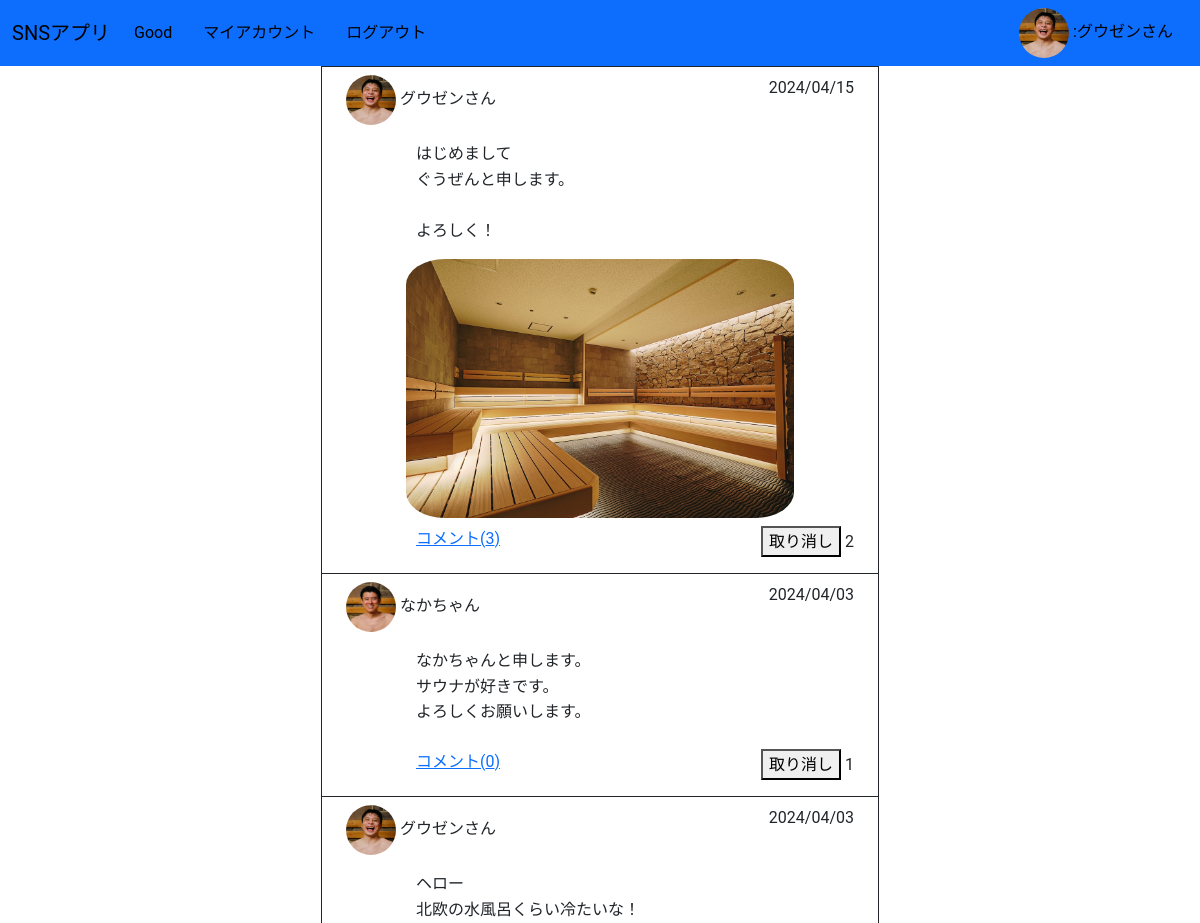
Page /sns/goods_view/ (signed in, upper part) on the earlier database version.
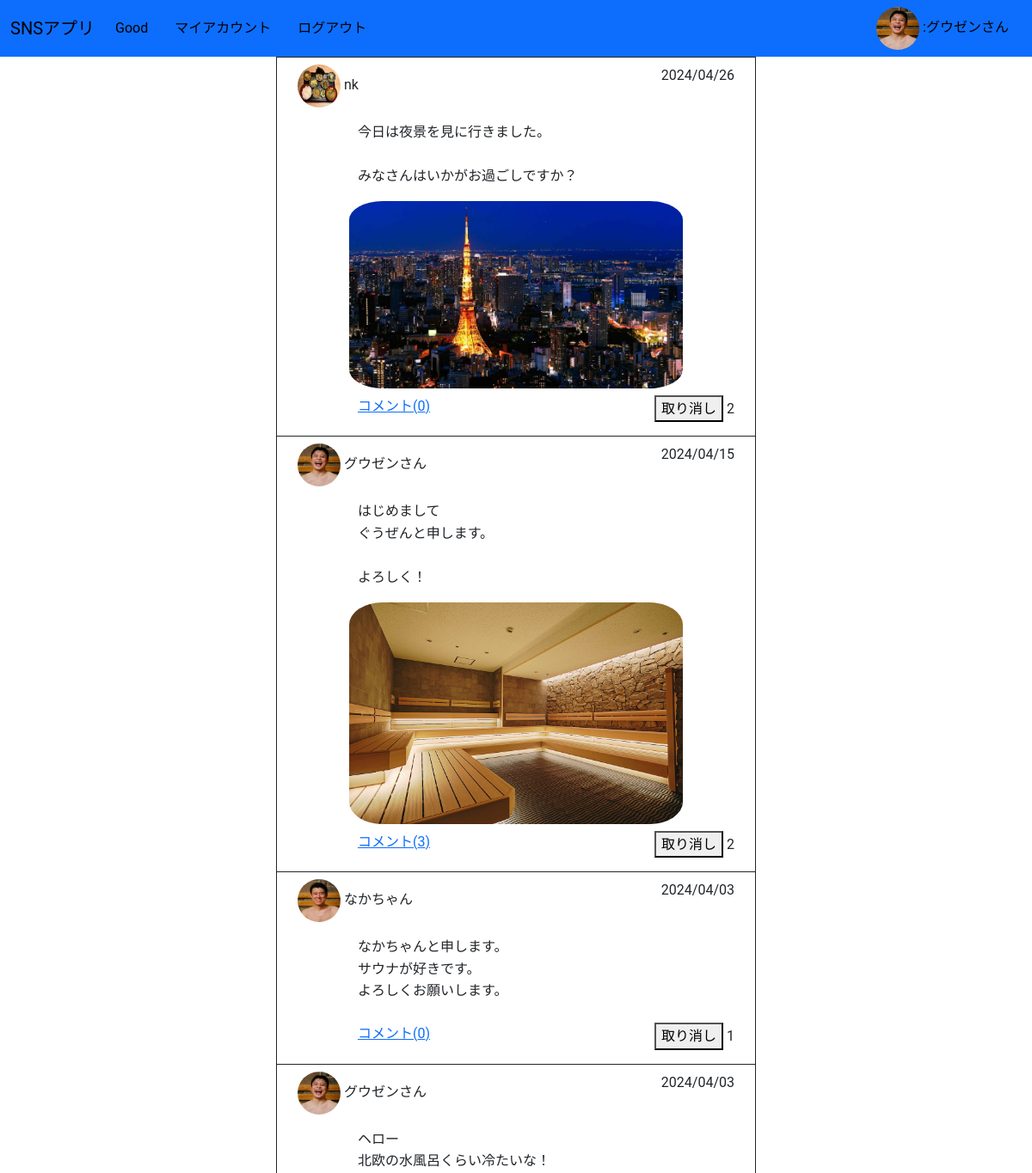
Same page on the later database version.
### security/models.py (models this page shows)
class CustomUser(AbstractUser):
    avatar=models.ImageField(upload_to='avatars/',null=True,blank=True)

### sns/models.py (models this page shows, shortened)
class Good(models.Model):
    owner=models.ForeignKey(settings.AUTH_USER_MODEL,on_delete=models.CASCADE,related_name='good_owner')
    message=models.ForeignKey(Message,on_delete=models.CASCADE)
    pub_date=models.DateTimeField(auto_now_add=True)
    class Meta:
        ordering=('-pub_date',)

class Message(models.Model):
    owner=models.ForeignKey(settings.AUTH_USER_MODEL,on_delete=models.CASCADE,related_name='message_owner')
    content=models.TextField(max_length=1000)
    photo=models.ImageField(upload_to='photo/',null=True,blank=True)
    good_count=models.IntegerField(default=0)
    pub_date=models.DateTimeField(auto_now_add=True)
    class Meta:
        ordering=('-pub_date',)

### sns/views.py (the view)
# urls.py: path('goods_view/',views.goods_view,name='goods_view'),
@login_required(login_url='/security/login')
def goods_view(request):
    goods=Good.objects.filter(owner=request.user)
    params={
        'goods':goods,
        'login_user':request.user,
    }
    return render(request,'sns/goods.html',params)

### sns/templates/sns/goods.html (shortened to what this page needs)
<!DOCTYPE html>
{% extends 'SNS_project/layout.html' %}
{% load static %}
{% block css %}
<link rel="stylesheet" href="{% static 'sns/index.css' %}">
{% endblock css %}
{% block content %}
<table class="votion">
    {% for good in goods %}
    <tr>
        <td class="px-4 py-2">
            <div class="d-flex justify-content-between">
                <div>
                    {% if good.message.owner.avatar %}
                    <img src="{{ good.message.owner.avatar.url }}" alt="{{ good.message.owner.first_name }}"
                        style="width: 50px; height: 50px;" class="rounded-circle">
                    {% else %}
                    <img src="../../../media/avatars/avatar-not-set.png" alt="画像未設定" style="width: 50px; height: 50px;"
                        class="rounded-circle">
                    {% endif %}
                    <span>{{good.message.owner.first_name}}</span>
                </div>
                <span>{{good.message.pub_date|date:"Y/m/d"}}</span>
            </div>
            <p class="pt-3 content_position">
                {{good.message.content|linebreaksbr}}
            </p>
            <div class="container">
                {% if good.message.photo %}
                <img src="{{good.message.photo.url}}" alt="投稿画像エラー" class="photo">
                {% endif %}
            </div>
            <div class="d-flex justify-content-between my-2 left">
                <div><a href="{% url 'sns:comment' good.message.id %}">コメント({{good.message.comments.count}})</a></div>
                <div>
                    <span><a href="{% url 'sns:good' good.message.id %}"><button>取り消し</button></a></span>
                    <span class="">{{good.message.good_count}}</span>
                </div>
            </div>
        </td>
    </tr>
    {% endfor %}
</table>
{% endblock content %}

### templates/SNS_project/layout.html (shortened to what this page needs)
<!DOCTYPE html>
<html lang="ja">
{% load static %}
<head>
    <link href="https://cdn.jsdelivr.net/npm/bootstrap@5.3.0/dist/css/bootstrap.min.css" rel="stylesheet"
>
    <link rel="stylesheet" href="{% static 'SNS_project/header.css' %}">
    {% block css %}{% endblock %}
</head>
<body>
    <header class="bg-primary fixed-top">
        <nav class="navbar navbar-expand-lg navbar-dark">
            <div class="container-fluid">
                <a class="navbar-brand" href="{% url 'sns:index' %}">SNSアプリ</a>
                <div class="collapse navbar-collapse" id="navbarNavDropdown">
                    <ul class="navbar-nav">
                        <li class="nav-item">
                            <a class="nav-link" href="{% url 'sns:goods_view' %}">Good</a>
                        </li>
                        <li class="nav-item">
                            <a class="nav-link" href="{% url 'sns:my_account' %}">マイアカウント</a>
                        </li>
                        <li class="nav-item">
                            <a class="nav-link" href="{% url 'security:logout' %}">ログアウト</a>
                        </li>
                    </ul>
                    <div class="ms-auto">
                        <a class="nav-link" href="{% url 'security:profile_edit' %}">
                            {% if login_user.avatar %}
                            <img src="{{ login_user.avatar.url }}" alt="Profile" style="width: 50px; height: 50px;"
                                class="rounded-circle">
                            {% else %}
                            <img src="../../../media/avatars/avatar-not-set.png" alt="Default"
                                style="width: 50px; height: 50px;" class="rounded-circle">
                            {% endif %}
                            :{{ login_user.first_name }}
                        </a>
                    </div>
                </div>
            </div>
        </nav>
    </header>
    <main class="container">
        <div class="content1">{% block content %}{% endblock %}</div>
    </main>
</body>
</html>

### static/SNS_project/header.css (style rules this page uses)
.container { display: flex; justify-content: center; }
.content1 { margin-top: 66px; width: 50%; }
body { font-family: 'Roboto',sans-serif; font-size: 16px; line-height: 1.6; }
.nav-link { margin-right: 15px; }
.navbar-brand, .nav-link { color: #000000 !important; }
.navbar { height: 66px; }

### sns/static/sns/index.css (style rules this page uses)
.votion { width: 100%; margin-right: auto; margin-left: auto; }
.votion tr { height: auto; border: 1px solid; }
.photo { width: 80%; height: auto; border-radius: 10%; display: flex; justify-content: center; }
.content_position { padding-left: 70px; padding-right: 70px; }
.left { padding-left: 70px; }

Differences in the rows shown:
added Good: message.owner.avatar (picture), message.owner.first_name "nk", message.pub_date "2024/04/26", message.content "今日は夜景を見に行きました。 みなさんはいかがお過ごしですか？", message.photo (picture), message.comments.count "0", message.good_count "2"
